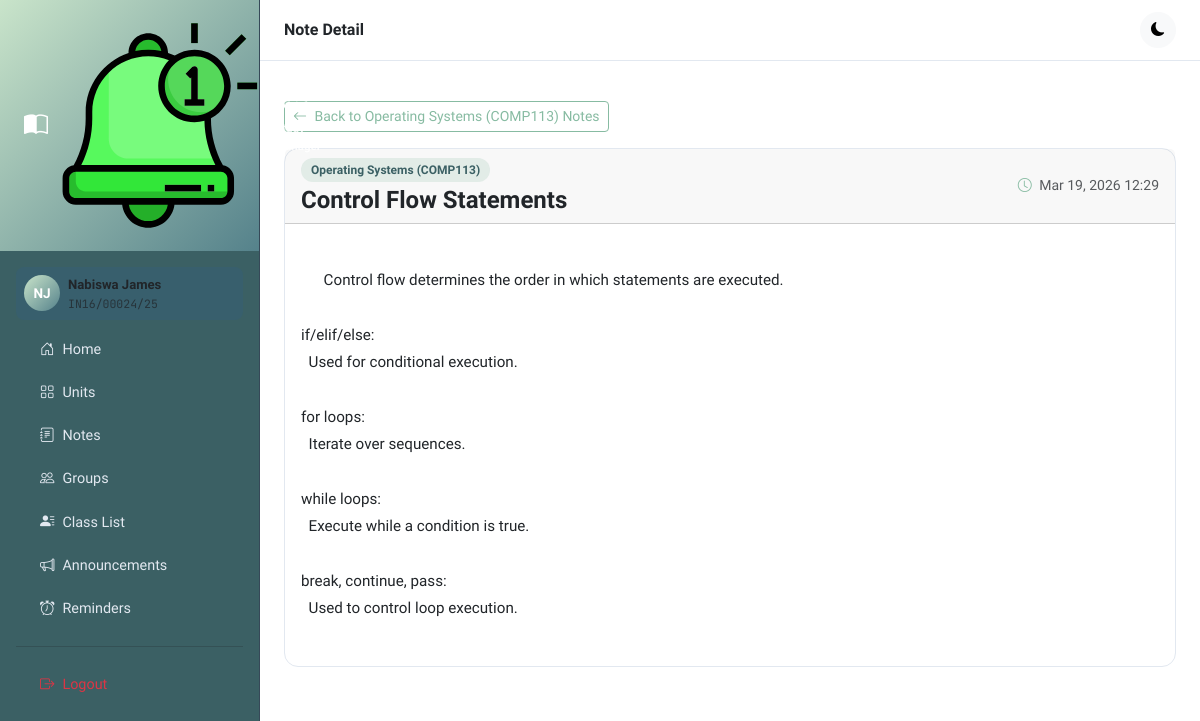
/notes/2/ (signed in), run on the app's committed database.
### notes_app/models.py (models this page shows, shortened)
class Student(models.Model):
    GENDER_CHOICES = [('M', 'Male'), ('F', 'Female'), ('O', 'Other')]
    user = models.OneToOneField(User, on_delete=models.CASCADE)
    reg_number = models.CharField(max_length=50, unique=True)
    gender = models.CharField(max_length=1, choices=GENDER_CHOICES)
    class Meta:
        ordering = ['reg_number']

class Note(models.Model):
    unit = models.ForeignKey(Unit, on_delete=models.CASCADE, related_name='notes')
    topic = models.CharField(max_length=200)
    content = models.TextField()
    created_at = models.DateTimeField(auto_now_add=True)
    updated_at = models.DateTimeField(auto_now=True)
    class Meta:
        ordering = ['-created_at']

class Unit(models.Model):
    name = models.CharField(max_length=200)
    class Meta:
        ordering = ['name']

### notes_app/views.py (the view)
# urls.py: path('notes/<int:note_id>/', views.note_detail_view, name='note_detail'),
@login_required
def note_detail_view(request, note_id):
    note = get_object_or_404(Note, id=note_id)
    return render(request, 'notes_app/note_detail.html', {'note': note})

### notes_app/templates/notes_app/note_detail.html (shortened to what this page needs)
{% extends 'notes_app/base.html' %}
{% block page_title %}Note Detail{% endblock %}
{% block content %}
<div class="mb-3">
  <a href="{% url 'notes_by_unit' note.unit.id %}"
     class="btn btn-sm"
     style="border:1px solid var(--in16-accent); color:var(--in16-accent);">
    <i class="bi bi-arrow-left me-1"></i>
    Back to {{ note.unit.name }} Notes
  </a>
</div>
<div class="card card-hover">
  <div class="card-header">
    <div class="d-flex align-items-center gap-3 flex-wrap">
      <div>
        <span class="unit-badge mb-1 d-inline-block">
          {{ note.unit.name }}
        </span>
        <h4 class="fw-bold mb-0">
          {{ note.topic }}
        </h4>
      </div>
      <div class="ms-auto text-muted small">
        <i class="bi bi-clock me-1" style="color:var(--in16-accent);"></i>
        {{ note.updated_at|date:"M d, Y H:i" }}
      </div>
    </div>
  </div>
  <div class="card-body">
    <div class="note-full-content"
         style="line-height:1.8;
                white-space:pre-wrap;
                font-size:.95rem;">
      {{ note.content }}
    </div>
  </div>
</div>
{% endblock %}

### notes_app/templates/notes_app/base.html (shortened to what this page needs)
{% load static %}
<!DOCTYPE html>
<html lang="en" data-bs-theme="light" id="htmlRoot">
<head>
  <link href="https://cdn.jsdelivr.net/npm/bootstrap@5.3.3/dist/css/bootstrap.min.css" rel="stylesheet"/>
  <link href="https://cdn.jsdelivr.net/npm/bootstrap-icons@1.11.3/font/bootstrap-icons.min.css" rel="stylesheet"/>
</head>
<body>
{% if user.is_authenticated %}
<nav id="sidebar">
  <div class="sidebar-brand d-flex align-items-center gap-2">
    <i class="bi bi-book-half fs-4"></i>
    <img src="/notes_app/static/image/bell.svg" alt="">
    <div>
      <div class="fw-700" style="font-size:1rem;font-weight:700;">IN16</div>
      <div style="font-size:0.72rem;opacity:0.85;">Study Manager</div>
    </div>
  </div>
  <div class="p-3">
    {% if user.student %}
    <div class="d-flex align-items-center gap-2 p-2 mb-2 rounded-3" style="background:rgba(26,86,219,.07)">
      <div class="rounded-circle d-flex align-items-center justify-content-center text-white fw-bold"
           style="width:36px;height:36px;background:var(--in16-gradient);font-size:.85rem;">
        {{ user.first_name|first }}{{ user.last_name|first }}
      </div>
      <div>
        <div style="font-size:.82rem;font-weight:600;">{{ user.get_full_name }}</div>
        <div class="text-muted mono" style="font-size:.72rem;">{{ user.student.reg_number }}</div>
      </div>
    </div>
    {% endif %}
    <ul class="nav flex-column mt-1">
      <li class="nav-item">
        <a class="nav-link {% if request.resolver_match.url_name == 'home' %}active{% endif %}" href="{% url 'home' %}">
          <i class="bi bi-house-door me-2"></i>Home
        </a>
      </li>
      <li class="nav-item">
        <a class="nav-link {% if request.resolver_match.url_name == 'units' %}active{% endif %}" href="{% url 'units' %}">
          <i class="bi bi-grid me-2"></i>Units
        </a>
      </li>
      <li class="nav-item">
        <a class="nav-link {% if 'notes' in request.resolver_match.url_name %}active{% endif %}" href="{% url 'notes' %}">
          <i class="bi bi-journal-text me-2"></i>Notes
        </a>
      </li>
      <li class="nav-item">
        <a class="nav-link {% if 'groups' in request.resolver_match.url_name %}active{% endif %}" href="{% url 'groups' %}">
          <i class="bi bi-people me-2"></i>Groups
        </a>
      </li>
      <li class="nav-item">
        <a class="nav-link {% if request.resolver_match.url_name == 'students' %}active{% endif %}" href="{% url 'students' %}">
          <i class="bi bi-person-lines-fill me-2"></i>Class List
        </a>
      </li>
      <li class="nav-item">
        <a class="nav-link {% if request.resolver_match.url_name == 'announcements' %}active{% endif %}" href="{% url 'announcements' %}">
          <i class="bi bi-megaphone me-2"></i>Announcements
        </a>
      </li>
      <li class="nav-item">
        <a class="nav-link {% if request.resolver_match.url_name == 'reminders' %}active{% endif %}" href="{% url 'reminders' %}">
          <i class="bi bi-alarm me-2"></i>Reminders
        </a>
      </li>
    </ul>
    <hr class="my-3"/>
    <ul class="nav flex-column">
      <li class="nav-item">
        <a class="nav-link text-danger" href="{% url 'logout' %}">
          <i class="bi bi-box-arrow-right me-2"></i>Logout
        </a>
      </li>
    </ul>
  </div>
</nav>
<div id="main-content">
  <div class="topbar d-flex align-items-center justify-content-between">
    <div class="fw-600 d-none d-md-block" style="font-weight:600;">
      {% block page_title %}IN16 Study Manager{% endblock %}
    </div>
    <div class="ms-auto d-flex align-items-center gap-2">
      <button class="btn btn-light btn-sm rounded-circle" id="darkToggle" title="Toggle dark mode" style="width:36px;height:36px;">
        <i class="bi bi-moon-fill" id="darkIcon"></i>
      </button>
    </div>
  </div>
  <div class="px-4 pt-3">
  </div>
  <div class="p-4">
    {% block content %}{% endblock %}
  </div>
</div>
{% endif %}
</body>
</html>

### notes_app/templates/notes_app/base.html (style rules this page uses)
:root { --in16-primary: #C9E4CA; --in16-accent: #87BBA2; --in16-success: #55828B; --in16-dark: #3B6064; --in16-deep: #364958; --in16-gradient: linear-gradient(135deg, #C9E4CA 0%, #55828B 100%); }
* { font-family: 'Sora', sans-serif; }
code, .mono { font-family: 'JetBrains Mono', monospace; }
#sidebar { width: 260px; min-height: 100vh; background: var(--in16-dark); border-right: 1px solid var(--in16-deep); position: fixed; top: 0; left: 0; z-index: 1040; transition: transform 0.3s ease; }
#sidebar .sidebar-brand { background: var(--in16-gradient); padding: 1.25rem 1.5rem; color: #fff; font-weight: bold; }
#sidebar .nav-link { color: #e2e8f0; border-radius: 10px; margin: 2px 8px; padding: 0.55rem 1rem; font-size: 0.9rem; font-weight: 500; transition: all 0.2s; }
#sidebar .nav-link i { width: 20px; }
#main-content { margin-left: 260px; min-height: 100vh; transition: margin 0.3s ease; }
.topbar { background: #fff; border-bottom: 1px solid #e2e8f0; padding: 0.75rem 1.5rem; position: sticky; top: 0; z-index: 1030; }
.card { border-radius: 14px; border: 1px solid #e2e8f0; }
.card-hover { transition: transform 0.2s, box-shadow 0.2s; }
.unit-badge { background: rgba(135, 187, 162, 0.2); color: var(--in16-dark); font-size: 0.75rem; padding: 3px 10px; border-radius: 20px; font-weight: 600; }

### data on the page
Note: unit.name "Operating Systems (COMP113)", topic "Control Flow Statements", updated_at "Mar 19, 2026 12:29", content "Control flow determines the order in which statements are executed. if/elif/else: Used for conditional execution. for loops: Iterate over sequences. while loops: Execute while a condition is true. break, continue, pass: Used to control loop execution."

### other printed values
{{ user.first_name|first }} "N"
{{ user.last_name|first }} "J"
{{ user.get_full_name }} "Nabiswa James"
{{ user.student.reg_number }} "IN16/00024/25"
